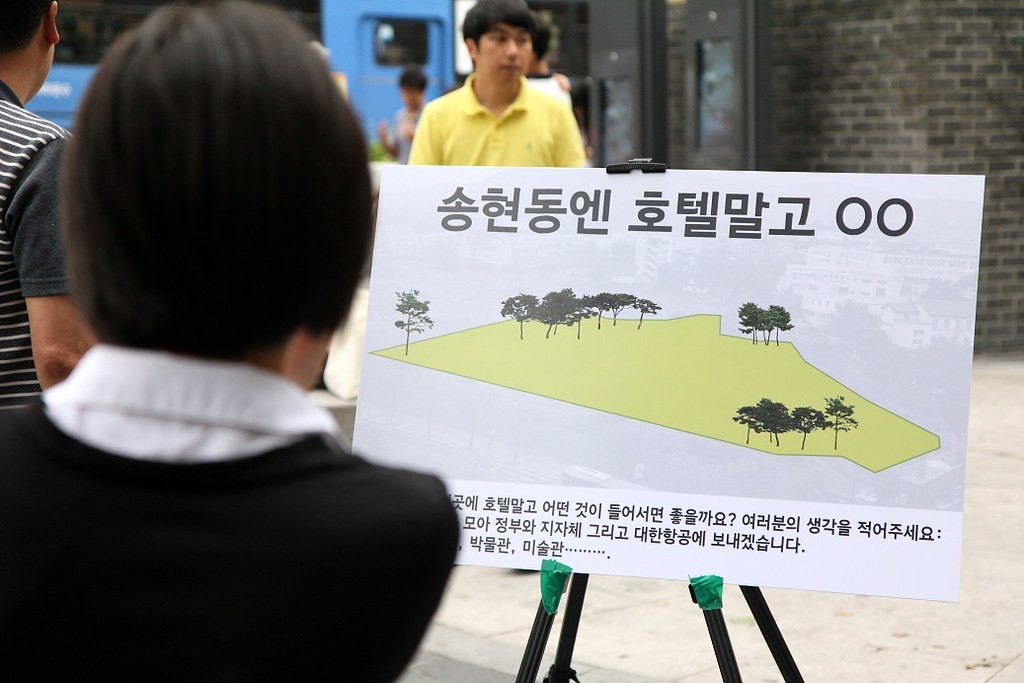
#> input picture files/base-images/seoul_001.jpg, 1024 x 683 px
$ python -i crop_product.py   (imports and definitions only)
#> lines starting #> are read from the running program, lines starting #| are printed output that depends on the picture; after the words box and inside, x2 and y2 are one past the last pixel; in counts of white or black regions, pixels touching at a corner belong together
#> further down, picture is the input picture: shape (683, 1024, 3); mean B, G, R 122.1, 125.9, 126.4
#!/usr/bin/env python3
"""Crop product-like image regions from screenshot files — single or batch.

Modes:
  --auto          Detect large rectangular image regions and crop them
  --box x,y,w,h   Crop one or more explicit regions (repeatable)
  --best-only     Keep only the top auto/manual crop per screenshot (batch-friendly)

Input can be:
  - one image file
  - a directory of images
  - a text/CSV list of paths (one path per line; CSV uses first column)
"""

from __future__ import annotations

import argparse
import csv
import json
import sys
from concurrent.futures import ThreadPoolExecutor, as_completed
from dataclasses import asdict, dataclass
from pathlib import Path

import cv2
import numpy as np

IMAGE_SUFFIXES = {".png", ".jpg", ".jpeg", ".webp", ".bmp", ".tif", ".tiff"}


# [32 lines left out: functions parse_box, clamp_box, iou, not called in this run]


def nms(
    boxes: list[tuple[int, int, int, int]], scores: list[float], thresh: float = 0.35
) -> list[tuple[int, int, int, int]]:
    order = sorted(range(len(boxes)), key=lambda i: scores[i], reverse=True)
    keep: list[tuple[int, int, int, int]] = []
    while order:
        i = order.pop(0)
        keep.append(boxes[i])
        order = [j for j in order if iou(boxes[i], boxes[j]) < thresh]
    return keep


def detect_product_boxes(
    image: np.ndarray,
    min_area_ratio: float = 0.02,
    max_area_ratio: float = 0.55,
    min_aspect: float = 0.45,
    max_aspect: float = 2.2,
    max_results: int = 8,
) -> list[tuple[int, int, int, int]]:
    """Find large rectangular regions that often correspond to product photos."""
#> called with min_area_ratio = 0.02, max_area_ratio = 0.55, min_aspect = 0.45, max_aspect = 2.2, max_results = 8
    height, width = image.shape[:2]
    img_area = float(width * height)

    gray = cv2.cvtColor(image, cv2.COLOR_BGR2GRAY)
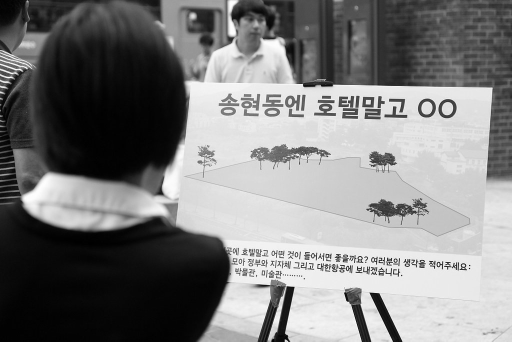
#> gray: shape (683, 1024) (shown at 1/2 size); min 0, max 255, mean 125.6
    blur = cv2.GaussianBlur(gray, (5, 5), 0)
    edges = cv2.Canny(blur, 40, 120)
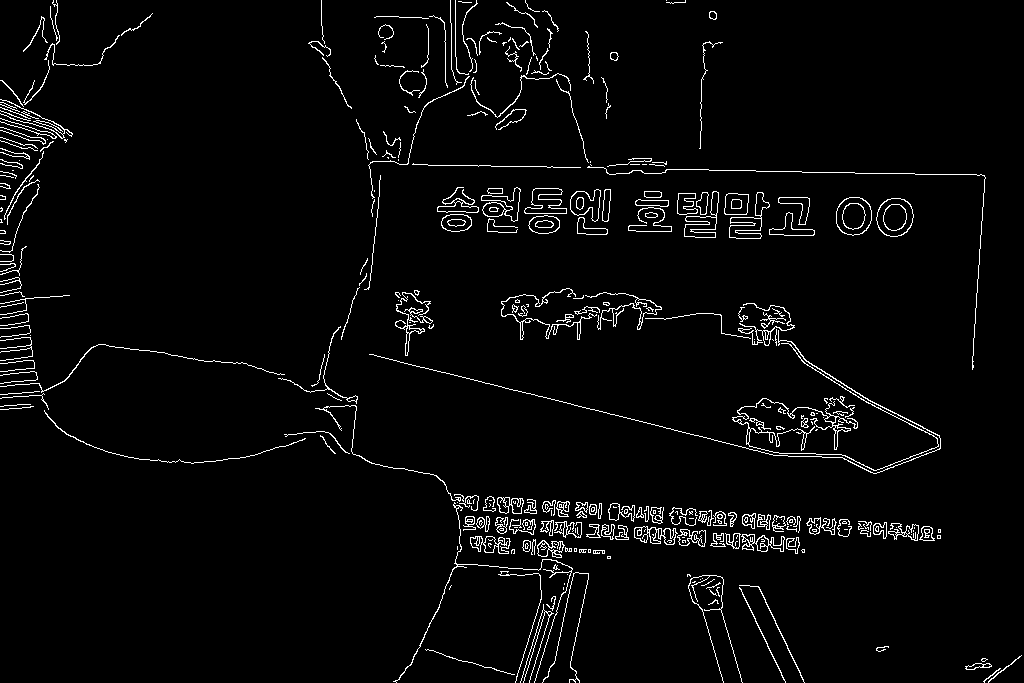
#> edges: shape (683, 1024); 3.2% white in thin lines or dots

    kernel = cv2.getStructuringElement(cv2.MORPH_RECT, (9, 9))
    closed = cv2.morphologyEx(edges, cv2.MORPH_CLOSE, kernel, iterations=2)
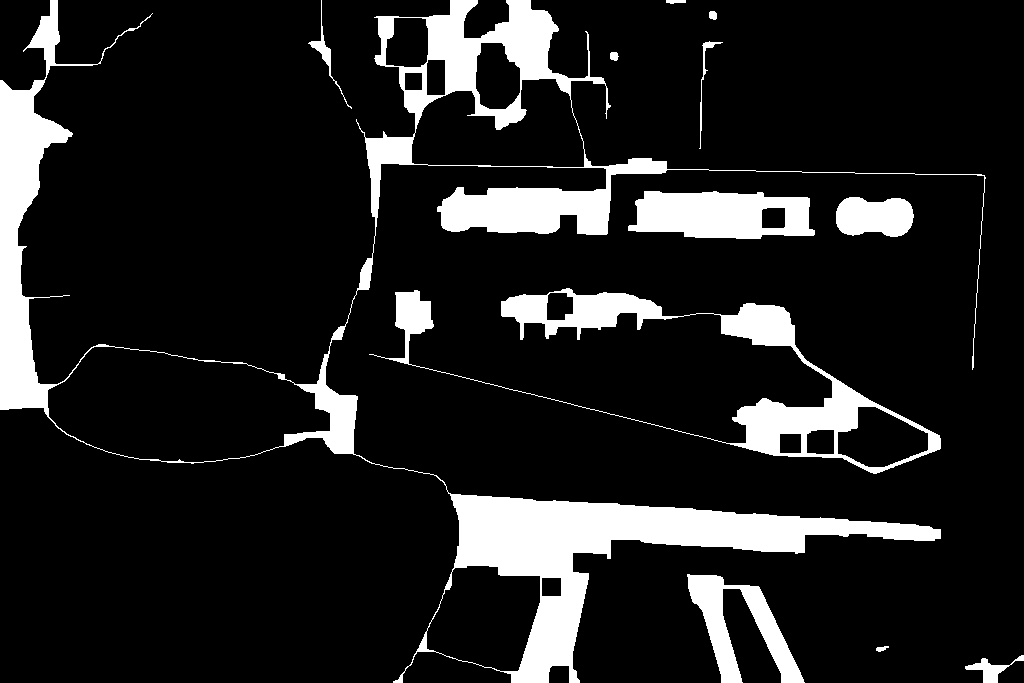
#> closed: shape (683, 1024); 13.1% white; 12 white regions, largest, box (x1, y1, x2, y2) and area: (0, 0, 986, 683) 61721, (369, 288, 941, 474) 14677, (628, 191, 815, 239) 6832
    closed = cv2.dilate(closed, kernel, iterations=1)
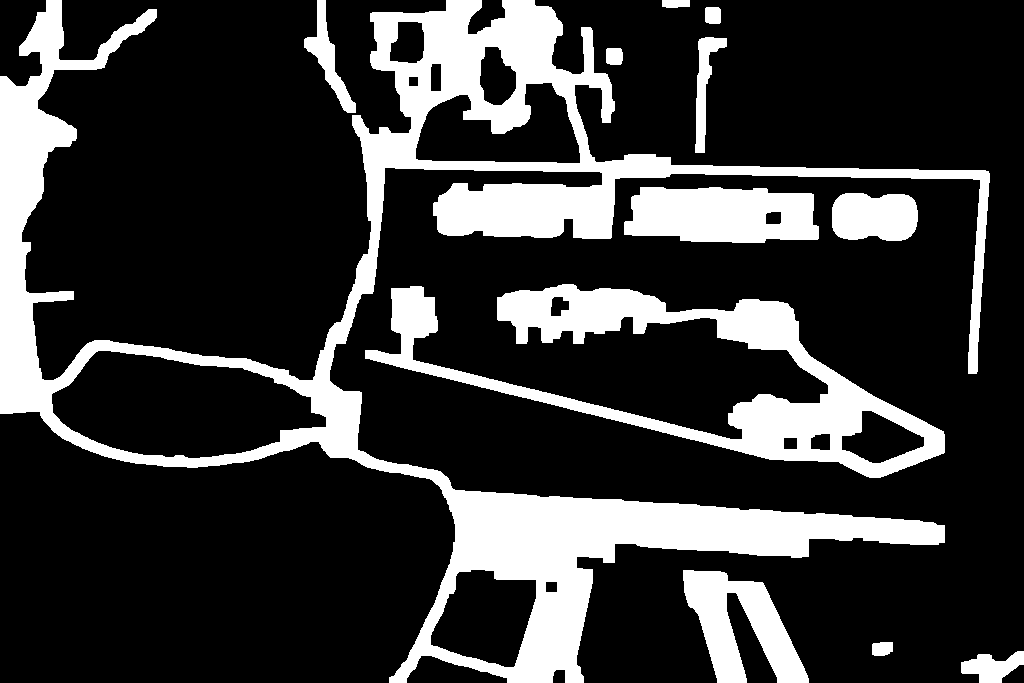
#> closed: shape (683, 1024); 22.1% white; 12 white regions

    contours, _ = cv2.findContours(closed, cv2.RETR_EXTERNAL, cv2.CHAIN_APPROX_SIMPLE)
#> contours = 12 contours; largest, box (x1, y1, x2, y2) and area: (0, 0, 990, 683) 136460, (365, 284, 945, 478) 30016, (624, 187, 819, 243) 9050, (683, 570, 809, 683) 6930, (832, 193, 918, 241) 3508

    candidates: list[tuple[int, int, int, int]] = []
    scores: list[float] = []
    cx0, cy0 = width / 2.0, height / 2.0

    for contour in contours:
        x, y, w, h = cv2.boundingRect(contour)
        area = w * h
        area_ratio = area / img_area
        if area_ratio < min_area_ratio or area_ratio > max_area_ratio:
            continue

        aspect = w / float(h)
        if aspect < min_aspect or aspect > max_aspect:
            continue
        if h < height * 0.08 or w < width * 0.08:
            continue
        if y < height * 0.03 and h < height * 0.18:
            continue

        roi = gray[y : y + h, x : x + w]
        if roi.size == 0:
            continue
        texture = float(np.std(roi))
        if texture < 12:
            continue

        bx, by = x + w / 2.0, y + h / 2.0
        dist = ((bx - cx0) / width) ** 2 + ((by - cy0) / height) ** 2
        score = area_ratio * 2.0 + texture / 80.0 - dist
        candidates.append((x, y, w, h))
        scores.append(score)
#> this loop made 12 passes
#> (x, y, w, h, area, area_ratio) on passes 1, 2, 5, 6, 7, 8, 9, 10: (961, 651, 63, 32, 2016, 0.00288), (872, 642, 21, 14, 294, 0.00042), (832, 193, 86, 48, 4128, 0.0059), (624, 187, 195, 56, 10920, 0.0156), (606, 48, 17, 17, 289, 0.000413), (695, 37, 32, 116, 3712, 0.00531), (705, 7, 16, 17, 272, 0.000389), (662, 0, 28, 8, 224, 0.00032)
#> pass 3, in detect_product_boxes, `roi = gray[y : y + h, x : x + w]`:
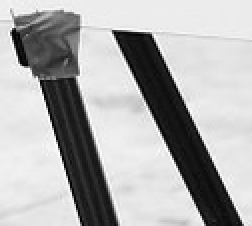
#> roi: shape (113, 126) (shown 2 times larger); min 0, max 254, mean 174.1
#> after the loop, candidates = [(683, 570, 126, 113)]; scores = [0.916]

    if not candidates:
        side = int(min(width, height) * 0.45)
        x = max(0, (width - side) // 2)
        y = max(0, int(height * 0.18))
        return [(x, y, side, min(side, height - y))]

    kept = nms(candidates, scores)
#> in nms, `order = sorted(range(len(boxes)), key=lambda i: scores[i], reverse=True)`: order = [0]
#> the loop in nms, `while order:` made 1 pass
#> after the loop in nms, `while order:`: keep = [(683, 570, 126, 113)]; order = []
#> kept = [(683, 570, 126, 113)]
    ranked = sorted(
        kept,
        key=lambda b: scores[candidates.index(b)] if b in candidates else 0,
        reverse=True,
    )
#> ranked = [(683, 570, 126, 113)]
    return ranked[:max_results]


# [89 lines left out: functions crop_and_save, dedupe_boxes, collect_inputs, not called in this run]


@dataclass
class JobResult:
    input: str
    ok: bool
    crops: list[str]
    error: str | None = None


# [198 lines left out: functions process_one, build_parser, main, not called in this run]


# [2 lines not run here, left out]

>>> import cv2
>>> picture = cv2.imread('../../files/base-images/seoul_001.jpg')
>>> result = detect_product_boxes(picture)
#> result = [(683, 570, 126, 113)]

$ run again, on files/base-images/seoul_003.jpg
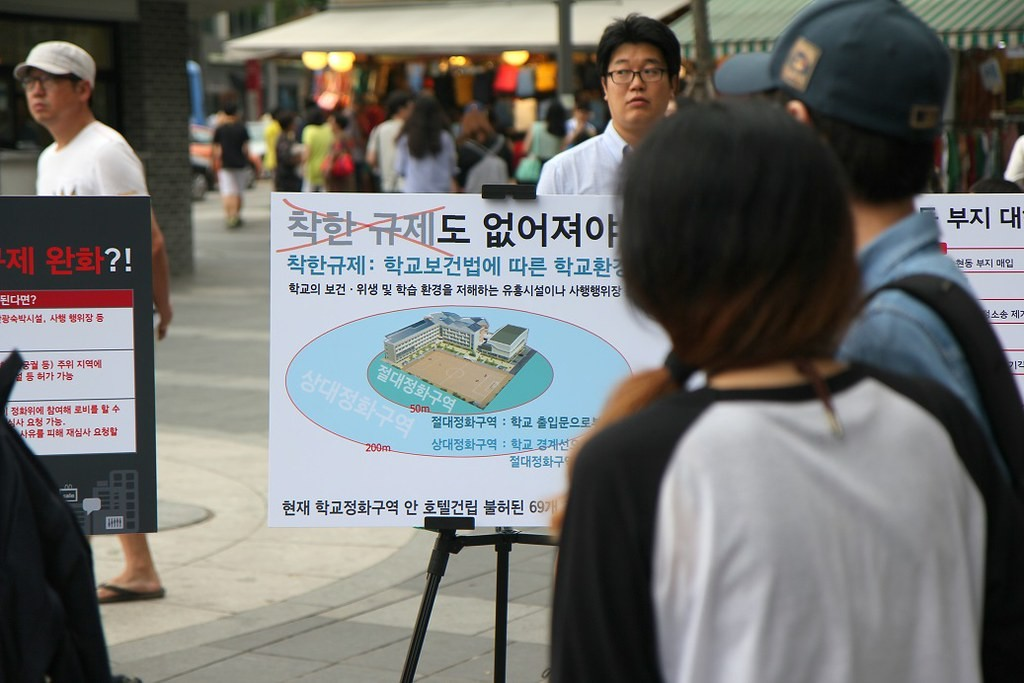
#> input picture files/base-images/seoul_003.jpg, 1024 x 683 px
#> picture is the input picture: shape (683, 1024, 3); mean B, G, R 112.2, 114.3, 113.7
#> in detect_product_boxes, `edges = cv2.Canny(blur, 40, 120)`:
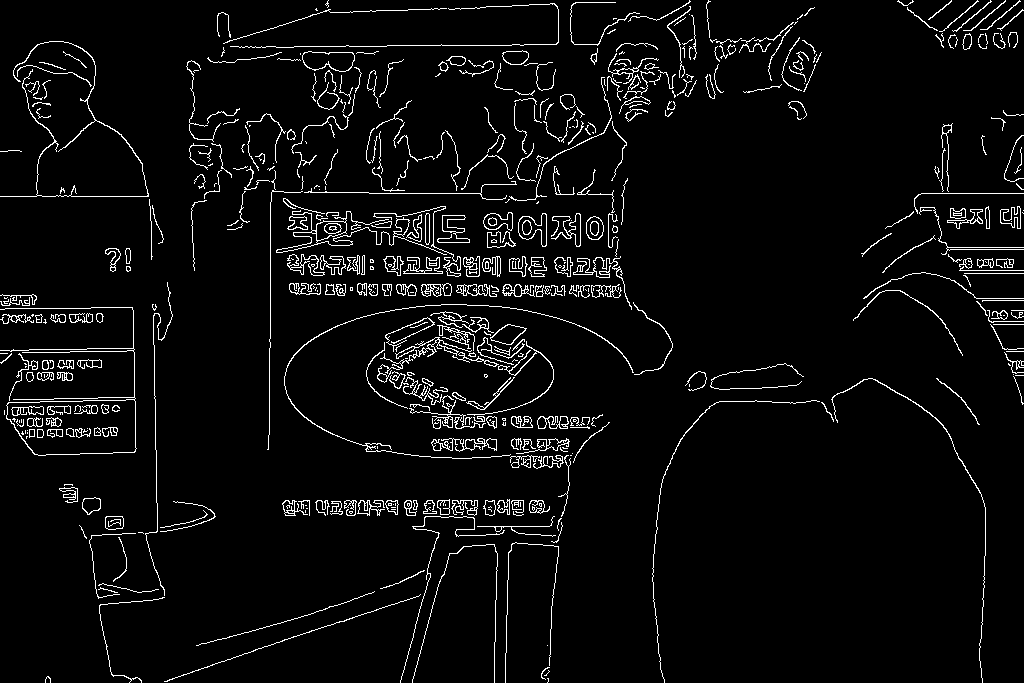
#> edges: shape (683, 1024); 4.6% white in thin lines or dots
#> contours = 12 contours; largest, box (x1, y1, x2, y2) and area: (160, 0, 826, 683) 212096, (849, 106, 1024, 409) 18299, (0, 290, 141, 460) 18216, (0, 37, 168, 264) 15818, (55, 278, 220, 683) 13078
#> the loop in detect_product_boxes, `for contour in contours:` made 12 passes
#> (x, y, w, h, area, area_ratio) on passes 1, 2, 6, 7, 8, 11, 12: (41, 672, 14, 11, 154, 0.00022), (932, 374, 52, 55, 2860, 0.00409), (101, 244, 34, 32, 1088, 0.00156), (0, 146, 26, 10, 260, 0.000372), (977, 131, 14, 28, 392, 0.00056), (893, 0, 131, 54, 7074, 0.0101), (160, 0, 666, 683, 454878, 0.65)
#> after the loop in detect_product_boxes, `for contour in contours:`:
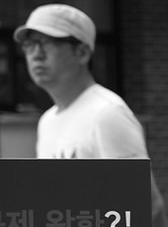
#> roi: shape (227, 168); min 6, max 255, mean 82.3
#> after the loop in detect_product_boxes, `for contour in contours:`: candidates = [(648, 359, 342, 324), (0, 290, 141, 170), (849, 106, 175, 303), (0, 37, 168, 227)]; scores = [0.807, 0.732, 0.818, 0.754]
#> in nms, `order = sorted(range(len(boxes)), key=lambda i: scores[i], reverse=True)`: order = [2, 0, 3, 1]
#> the loop in nms, `while order:` made 4 passes
#> i on passes 2 to 3: 0, 3
#> after the loop in nms, `while order:`: keep = [(849, 106, 175, 303), (648, 359, 342, 324), (0, 37, 168, 227), (0, 290, 141, 170)]; order = []
#> kept has the same summary as keep in nms
#> ranked has the same summary as keep in nms
#> result has the same summary as keep in nms
